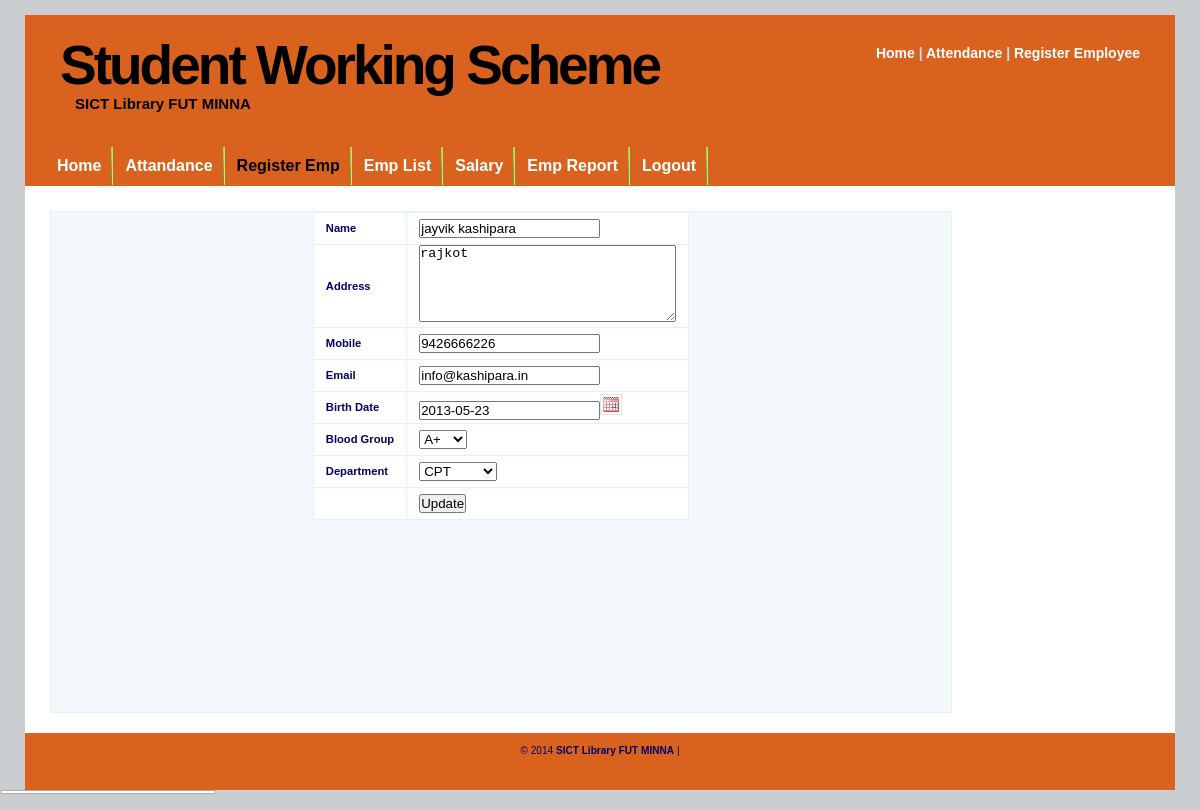
Page /EmployeeRegister.php?EmpID=23 (signed in) on the committed database.
### tables this page shows
CREATE TABLE IF NOT EXISTS `employee_detail` (
  `EmpID` int(10) NOT NULL AUTO_INCREMENT,
  `EmpName` varchar(255) NOT NULL,
  `EmpAddress` text NOT NULL,
  `EmpMobile` varchar(15) NOT NULL,
  `EmpEmail` varchar(50) NOT NULL,
  `EmpBirthdate` date NOT NULL,
  `EmpBloodGroup` varchar(5) NOT NULL,
  `EmpTechnology` varchar(20) NOT NULL,
  PRIMARY KEY (`EmpID`)
);

### class/dbclass.php (called while the page is built, shortened)
<?php
class MySQLCN {
   function MySQLCN() {
      $user = DB_USERNAME;
      $pass = DB_PASSWORD;
      $server = DB_SERVER;
      $conn = mysql_connect($server, $user, $pass);
      $this->CONN = $conn;
      return true;
   }
   function select($sql = "") {
      $conn = $this->CONN;
      $results = @mysql_query($sql, $conn);
      $count = 0;
      $data = array();
      while ($row = mysql_fetch_array($results)) {
        foreach ($row as $key => $value) {
            if (!is_array($value)) {
               $row[$key] = htmlspecialchars_decode($value, ENT_QUOTES);
            }
         }
         $data[$count] = $row;
         $count++;
      }
      return $data;
   }
}
?>

### class/EmpRegister.php (called while the page is built, shortened)
<?php
class EmpRegister extends MySQLCN {
    function get($EmpID) {
        $qry = "SELECT *
                FROM `employee_detail` ed LEFT JOIN salary_detail sd ON sd.EmpID = ed.EmpID
                WHERE ed.EmpID = '{$EmpID}'";
        return $this->select($qry);
    }
}
?>

### EmployeeRegister.php (the view, shortened to what this page needs)
<?php
require_once 'class/dbclass.php';
require_once 'class/EmpRegister.php';
$emp = new EmpRegister();
$EmpID = $_REQUEST['EmpID'];
if ($EmpID != NULL) {
    $result = $emp->get($EmpID);
}
?>
<!DOCTYPE html PUBLIC "-//W3C//DTD XHTML 1.0 Strict//EN" "http://www.w3.org/TR/xhtml1/DTD/xhtml1-strict.dtd">
<html xmlns="http://www.w3.org/1999/xhtml" xml:lang="en" lang="en">
<head>
    <?php require_once 'config/commonJS.php'; ?>
</head>
<body>
<div id="wrap">
    <?php @require_once 'menu/header.php'; ?>
    <?php @require_once 'menu/menu.php'; ?>
    <div id="content-wrap">
        <div id="main">
            <form id="formSubmit" method="post" action="process/processEmpRegister.php">
                <center>
                    <table class="tbl">
                        <tr>
                            <td><b>Name</b></td>
                            <td><input type="text" class="validate[required]" name="EmpName" id="EmpName"
                                       value="<?php echo $result[0]['EmpName']; ?>"/></td>
                        </tr>
                        <tr>
                            <td><b>Address</b></td>
                            <td><textarea rows="5" cols="30" class="validate[required]" name="EmpAddress"
                                          id="EmpAddress"><?php echo $result[0]['EmpAddress']; ?></textarea></td>
                        </tr>
                        <tr>
                            <td><b>Mobile</b></td>
                            <td><input class="validate[required,minSize[10],maxSize[14],custom[integer]]" type="text"
                                       class="validate[required]" name="EmpMobile" id="EmpMobile"
                                       value="<?php echo $result[0]['EmpMobile']; ?>"/></td>
                        </tr>
                        <tr>
                            <td><b>Email</b></td>
                            <td><input type="text" class="validate[required,custom[email]]" name="EmpEmail"
                                       id="EmpEmail" value="<?php echo $result[0]['EmpEmail']; ?>"/></td>
                        </tr>
                        <tr>
                            <td><b>Birth Date</b></td>
                            <td><input type="text" class="validate[required]" readonly name="EmpBirthdate"
                                       id="EmpBirthdate" value="<?php echo $result[0]['EmpBirthdate']; ?>"/></td>
                        </tr>
                        <tr>
                            <td><b>Blood Group</b></td>
                            <td><select name="EmpBloodGroup" id="EmpBloodGroup">
                                    <option
                                        value="A+" <?php echo $result[0]['EmpBloodGroup'] == 'A+' ? 'selected' : ''; ?> >
                                        A+
                                    </option>
                                </select>
                            </td>
                        </tr>
                        <tr>
                            <td><b>Department</b></td>
                            <td>
                                <select name="EmpTechnology" id="EmpTechnology">
                                    <option
                                        value="cpt" <?php echo $result[0]['EmpTechnology'] == 'cpt' ? 'selected' : ''; ?> >
                                        CPT
                                    </option>
                                </select>
                            </td>
                        </tr>
                        <tr>
                            <td></td>
                            <td><input type="submit" name="submit" id=""
                                       value="<?php echo $EmpID == '' ? 'Register' : 'Update'; ?>"/></td>
                        </tr>
                    </table>
                </center>
            </form>
        </div>
    </div>
    <?php @require_once 'menu/footer.php'; ?>
</div>
</body>
</html>

### config/commonJS.php (shortened to what this page needs)
<link rel="stylesheet" href="css/CoolWater.css" type="text/css" />
<link rel="stylesheet" href="css/validation/validationEngine.jquery.css" type="text/css" media="screen" title="no title" charset="utf-8" />
<link rel="stylesheet" href="css/themes/base/jquery.ui.all.css" />
<link rel="stylesheet" href="css/dataTable/demo_page.css" type="text/css" />
<link rel="stylesheet" href="css/dataTable/demo_table_jui.css" type="text/css" />
<link rel="stylesheet" href="css/dataTable/smoothness/jquery-ui-1.8.4.custom.css" type="text/css" />

### menu/header.php
<div id="header">
    <h1 id="logo-text"><a href=".">Student Working Scheme</a></h1>
    <h3><p id="slogan">SICT Library FUT MINNA</p></h3>
    <div id="header-links">
        <p>
            <a href=".">Home</a> |
            <a href="AddAttendance.php">Attendance</a> |
            <a href="EmployeeRegister.php">Register Employee</a>
        </p>
    </div>
</div>

### menu/menu.php
<div  id="menu">
    <ul>
        <li id="menuHome"><a href=".">Home</a></li>
        <li id="menuAttandance" ><a href="AddAttendance.php">Attandance</a></li>
        <li id="menuEmployee" ><a href="EmployeeRegister.php">Register Emp</a></li>
        <li id="menuEmployeeList" ><a href="EmployeeList.php">Emp List</a></li>
        <li id="menuSalaryList" ><a href="SalaryDetail.php">Salary</a></li>
        <li id="menuEmployeeReport" ><a href="EmployeeReport.php">Emp Report</a></li>
        <li id="menuEmployeeList" ><a href="process/processLogout.php">Logout</a></li>
    </ul>
</div>

### menu/footer.php (shortened to what this page needs)
<div id="footer">
    <p>
        &copy; 2014 <strong>SICT Library FUT MINNA</strong> |
    </p>
</div>

### css/CoolWater.css (style rules this page uses)
* { margin: 0; padding: 0; outline: 0; }
body { background: #caced1; font: 70%/1.5em Verdana, Tahoma, arial, sans-serif; color: #000066; text-align: center; margin: 15px 0; }
a, a:visited { text-decoration: none; background: inherit; color: #FB9233; }
a { cursor: pointer; }
h1, h2, h3 { font-family: 'Trebuchet MS', Tahoma, Sans-serif; }
h1 { font-size: 180%; font-weight: normal; color: #555; }
h3 { font-size: 135%; color: #666666; }
h1, h2, h3, p { margin: 10px 15px; padding: 0; }
ul, ol { margin: 5px 15px; padding: 0 25px; }
.tbl { border-collapse: collapse; }
.tbl tr { height: 32px; background: #fff; }
.tbl td { padding-left: 12px; padding-right: 12px; border: 1px solid #E5F0FB; }
#wrap { width: 1150px; background: #FFF; margin: 0 auto; text-align: left; }
#content-wrap { clear: both; width: 1140px; margin: 5px auto; padding: 0; }
#header { position: relative; height: 131px; background: #D9631E; padding: 0; color: #000000; }
#header h1#logo-text a { position: absolute; margin: 0; padding: 0; font: bolder 55px 'Trebuchet MS', Arial, Sans-serif; letter-spacing: -3px; color: #000000; text-transform: none; text-decoration: none; background: transparent; top: 18px; left: 35px; }
#header p#slogan { position: absolute; margin: 0; padding: 0; font: bold 15px 'Trebuchet MS', Arial, Georgia, Sans-serif; text-transform: none; color: #000000; top: 80px; left: 50px; }
#header #header-links { position: absolute; color: #C6DDEE; font: bold 14px "Trebuchet MS", Arial, Tahoma, Sans-serif; top: 20px; right: 20px; }
#header #header-links a { color: #fff; text-decoration: none; }
#menu { clear: both; margin: 0 auto; padding: 0; background: #D9631E; font: bold 16px/40px "trebuchet MS", Arial, Tahoma, Sans-serif; height: 40px; width: 1150px; }
#menu ul { float: left; list-style: none; margin: 0; padding: 0 0 0 20px; }
#menu ul li { display: inline; }
#menu ul li a { display: block; float: left; padding: 0 12px; color: #fff; text-decoration: none; background: url(../images/sep.jpg) no-repeat 100% 100%; }
#menu ul li.current a { color: #000000; }
#main { float: left; width: 900px; margin: 20px 20px 20px 20px; display: inline; min-height: 500px; background: none repeat scroll 0 0 #F4F8FD; border: 1px solid #E5F0FB; }
#footer { color: 000066; background: #D9631E; clear: both; width: 1150px; height: 57px; text-align: center; font-size: 90%; }
#footer p { padding: 10px 0; margin: 0; }

### rows in the picture
employee_detail: EmpName "jayvik kashipara", EmpAddress "rajkot", EmpMobile "9426666226", EmpEmail "info@kashipara.in", EmpBirthdate "2013-05-23", EmpBloodGroup "A+"
